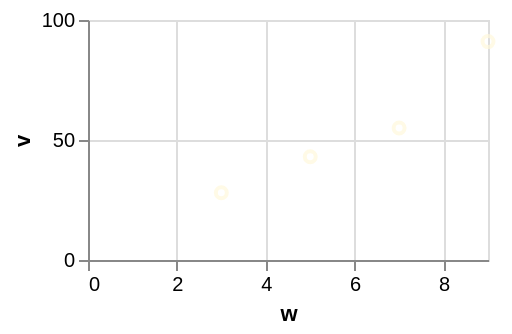

Describe this chart as a Vega-Lite specification.
### Vega-Lite specification from a JSON file in a GitHub repository (floating-point values rounded to 4 significant figures)
{"$schema": "https://vega.github.io/schema/vega-lite/v6.json", "width": 200, "height": 120, "data": {"values": [{"c": "alpha", "v": 28, "w": 3, "t": "2024-01-07"}, {"c": "beta", "v": 55, "w": 7, "t": "2024-03-19"}, {"c": "gamma", "v": 43, "w": 5, "t": "2024-06-02"}, {"c": "delta", "v": 91, "w": 9, "t": "2024-09-11"}]}, "mark": {"type": "point", "color": "cornsilk"}, "encoding": {"x": {"field": "w", "type": "quantitative"}, "y": {"field": "v", "type": "quantitative"}}}
